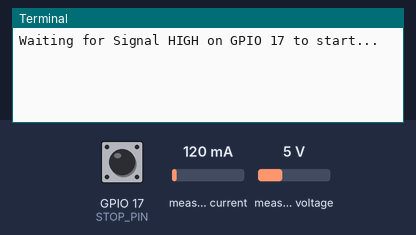
The program below on a simulated Raspberry Pi (BCM pin numbers). On the bench: the last lines printed to the terminal. The inputs (shaded band) are chosen by the test bench; at power-on: GPIO 17 (STOP_PIN) LOW, measured current 120 mA, measured voltage 5 V. The clock reads 2024-03-15 10:24:30 at power-on unless the program sets it; files the program writes start out absent. At 5.3 s the program stops and its outputs stay as they are.

Above: at 5.0 s.
5.1 s: GPIO 17 (STOP_PIN) pulled HIGH for 0.15 s
At 5.2 s:
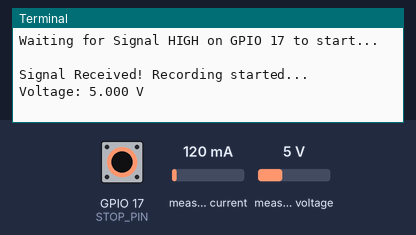
At 6.1 s:
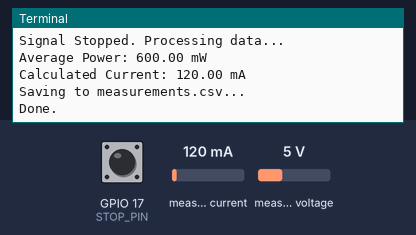

The program:

rasp_ina.py
```python
import csv
from os import path
import statistics
import RPi.GPIO as GPIO
from ina219 import INA219, DeviceRangeError
from time import sleep
from datetime import datetime

SHUNT_OHMS = 0.1
MAX_EXPECTED_AMPS = 2.0
CSV_FILE = 'measurements.csv'
STOP_PIN = 17

# busnum=1 is specific for Raspberry Pi 4
ina = INA219(SHUNT_OHMS, MAX_EXPECTED_AMPS, busnum=1)
ina.configure(ina.RANGE_16V)

GPIO.setmode(GPIO.BCM)
GPIO.setup(STOP_PIN, GPIO.IN, pull_up_down=GPIO.PUD_DOWN)

volt = ina.voltage()
currents = []
powers = []

def read_and_store():
    print(f"Voltage: {volt:.3f} V")
    try:
        p = ina.power()
        i = p / volt

        currents.append(i)
        powers.append(p)
    except DeviceRangeError:
        print("Current overflow")

try:
    # Handle initial state if pin is floating or already high
    if GPIO.input(STOP_PIN) == GPIO.HIGH:
        print(f"Warning: GPIO {STOP_PIN} is HIGH. Waiting for it to go LOW...")
        while GPIO.input(STOP_PIN) == GPIO.HIGH:
            sleep(0.5)
        print("Line is now LOW. Ready for trigger.")

    print(f"Waiting for Signal HIGH on GPIO {STOP_PIN} to start...")

    # Wait for the Start Signal
    while GPIO.input(STOP_PIN) == GPIO.LOW:
        sleep(0.05)

    print("\nSignal Received! Recording started...")
    start_time = datetime.now().strftime("%Y-%m-%d %H:%M:%S")

    # Record loop
    while GPIO.input(STOP_PIN) == GPIO.HIGH:
        read_and_store()
        sleep(0.1)
    print("\nSignal Stopped. Processing data...")

    if len(currents) > 0:
        avg_i = statistics.mean(currents)
        avg_p = statistics.mean(powers)

        print(f"Average Power: {avg_p:.2f} mW")
        print(f"Calculated Current: {avg_i:.2f} mA")
        print(f"Saving to {CSV_FILE}...")

        file_exists = path.isfile(CSV_FILE)

        with open(CSV_FILE, 'a', newline='') as file:
            writer = csv.writer(file)
            if not file_exists:
                writer.writerow(["Voltage (V)", "Avg Current (mA)", "Avg Power (mW)"])
            writer.writerow([f"{volt:.3f}", f"{avg_i:.3f}", f"{avg_p:.3f}"])

    else:
        print("No samples collected (Signal was too short).")

except KeyboardInterrupt:
    print("\nStopped by User")
finally:
    GPIO.cleanup()
    print("Done.")
```

Measured:
- after the input at 5.1 s, the terminal: prints a new line at once (image 1)
